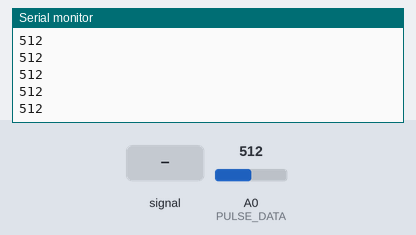
This sketch was run on a simulated Arduino Uno, built with avr-gcc and run on an emulated ATmega328P. Shown: the last lines printed to the serial monitor. Inputs (shaded band) come from the test bench; at power-on: A0 (PULSE_DATA) = 512.

Above: at 1.2 s.
1.3 s: A0 (PULSE_DATA) fed a 200 Hz sine of ±81 counts around its level
At 1.9 s:
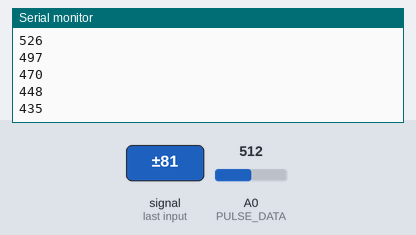
2.8 s: A0 (PULSE_DATA) set to 716
At 3.6 s:
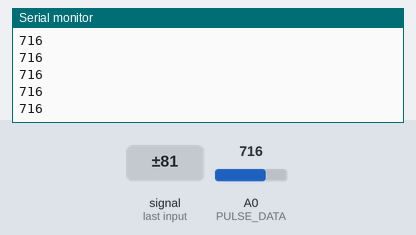
4.3 s: A0 (PULSE_DATA) fed a 1000 Hz sine of ±255 counts around its level
At 5.4 s:
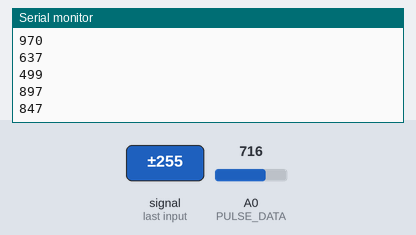
5.8 s: A0 (PULSE_DATA) set to 511
At 6.7 s:
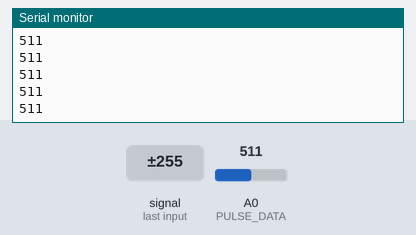
Timing chart, 0 to 8.3 s (numbered marks = the images above; inputs shaded):
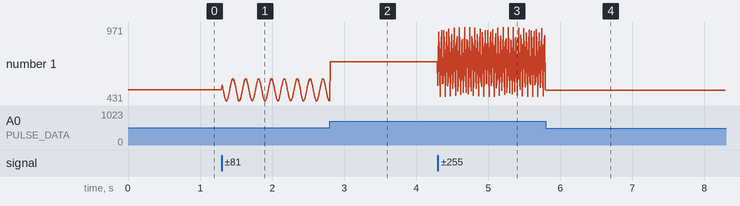

The sketch:

test_pulse_sensor.ino
```cpp
/* Pulse Sensor test sketch to read raw 10 bit values */

int PULSE_DATA = A0;
int GRAPH_LENGTH = 127; // Midi max value
int thresh = 520; //threshold for a hearbeat
int rising_thresh = 15;

void setup() {
    Serial.begin(115200);
    pinMode(PULSE_DATA, INPUT);
    Serial.print("Setup Finished\n");
}

int signal, prev = 0;
int diff, rise = 0;

void loop() {
    // read the pulse sensors's ADC value
    signal = analogRead(PULSE_DATA);
    diff = signal - prev;
    prev = signal;
    rise += diff;
    if (abs(rise) > rising_thresh) {
        //Serial.println("Heartbeat");
        rise = 0;
    }
    Serial.println(signal);
    //Serial.println(rise);

    /*
    // Map the 10 bit (0 - 1023) value to midi range (0 - 127)
    int signal_midi = map(signal, 0, 1023, 0, GRAPH_LENGTH);

    // print a line graph
    Serial.print("<"); // starting end
    for (int i = 0; i < GRAPH_LENGTH; i++) {
        if (i == signal_midi) {
            Serial.print("|");
        }
        else {
            Serial.print("-");
        }
    }
    Serial.print("> (" + String(signal) + ")\n");
    */
    delay(10);
}
```

Measured:
- after the input at 1.3 s, the serial monitor: prints a new line at once (image 1)
- after the input at 4.3 s, the serial monitor: prints a new line at once (image 3)
- plotted number 1: 512 → 432 after the input at 1.3 s, 716 → 512 after the input at 4.3 s
